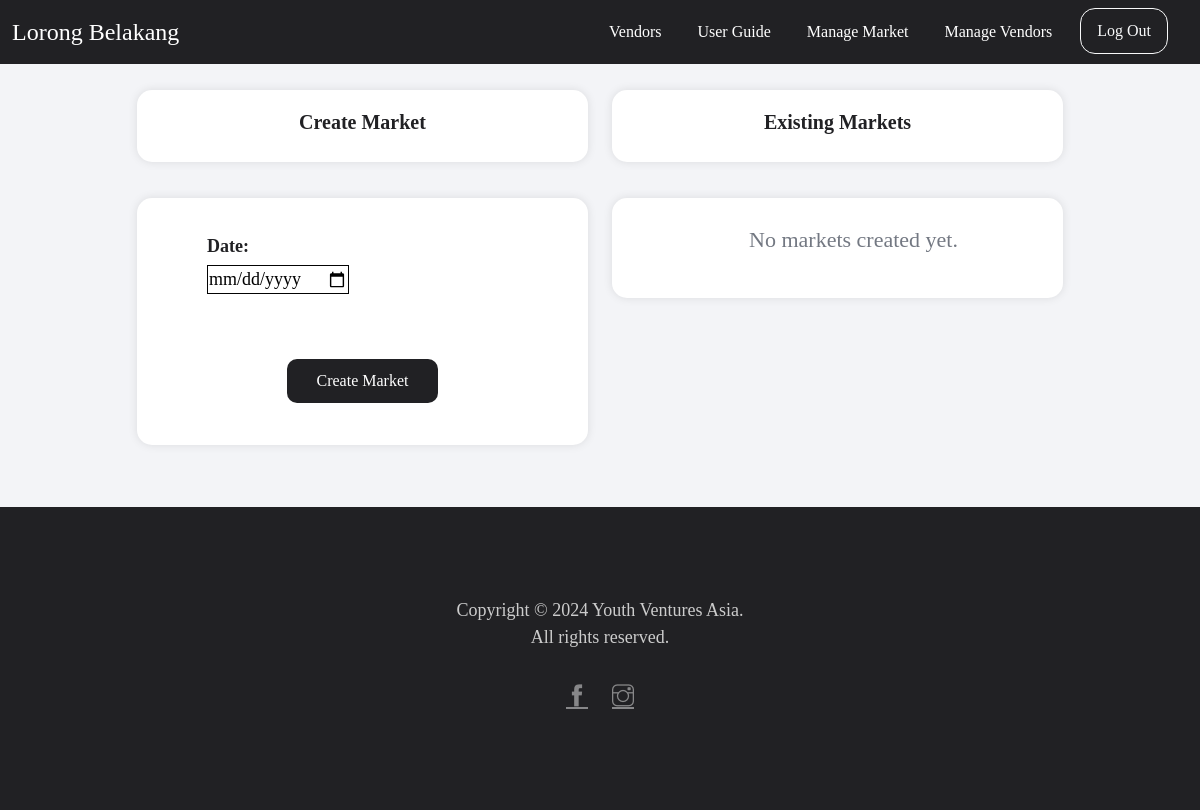
/manage/ (signed in), run on an earlier commit of the app's database.
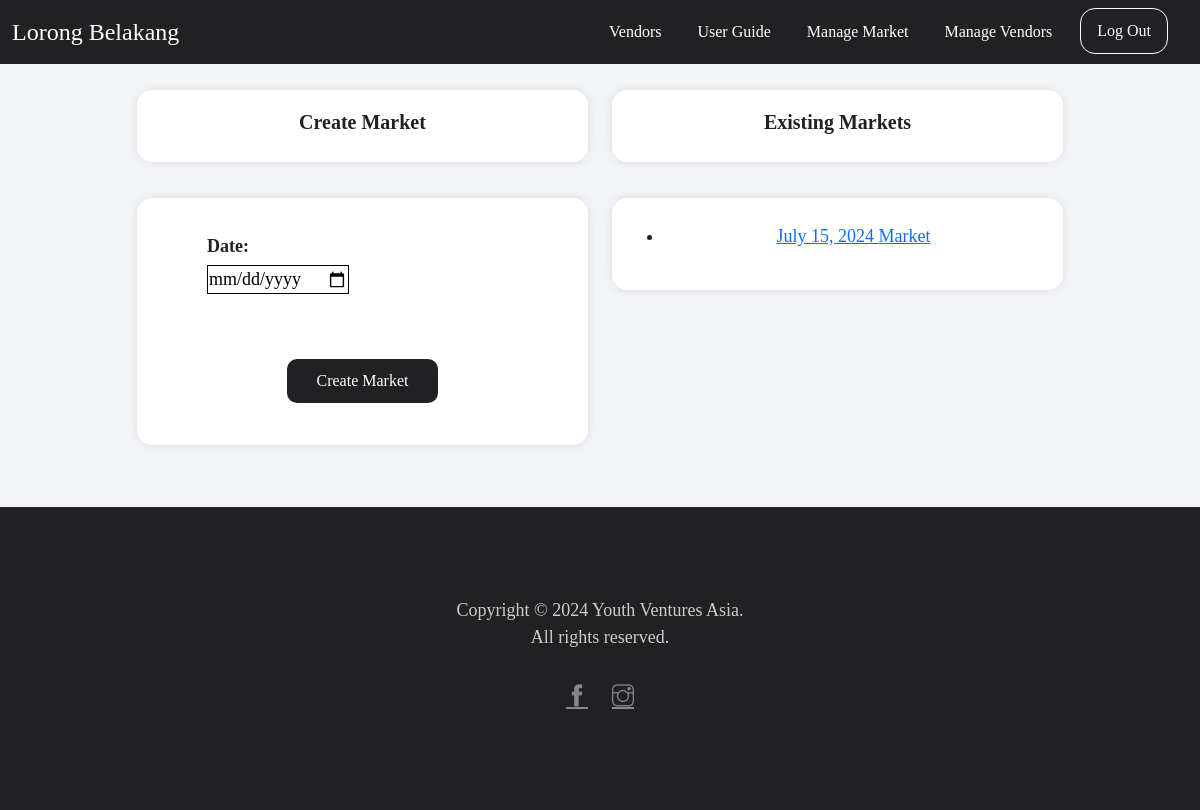
And on a later commit of the database.
### vendors/models.py (models this page shows, shortened)
class Market(models.Model):
    date = models.DateField()

### vendors/views.py (the view)
# urls.py: path("manage/", views.manage, name="manage"),
@login_required(login_url="login")
@permission_required("is_superuser")
def manage(request):
    print(datetime.date.today() - datetime.timedelta(days=30))
    past_market = Market.objects.filter(
        date__lt=datetime.date.today() - datetime.timedelta(days=30)
    )
    print(past_market)
    if past_market:
        market_applicants = MarketApplicant.objects.filter(market__in=past_market)
        print(market_applicants)
        past_market.delete()
    if request.method == "POST":
        date = request.POST.get("date")
        if date:
            market = Market.objects.create(date=date)
            messages.success(request, "New market created successfully!")
            return redirect("manage")
    markets = Market.objects.all().order_by("date")
    return render(request, "manage.html", {"markets": markets})

### vendors/templates/manage.html (shortened to what this page needs)
{% extends 'main.html' %} {% load static %} {% block content %}
<section class="light-bg company-details_wrap" id="manage">
  <div class="container">
    <div class="row justify-content-center">
      <div class="col-md-5 responsive-wrap">
        <div class="register-wrap">
          <div class="register">
            <h5>Create Market</h5>
          </div>
        </div>
        <div class="register-wrap mt-4">
          <div class="register form">
            <form
              aria-label="Create Market Form"
              enctype="multipart/form-data"
              method="POST"
            >
              <div class="form-section">
                <label for="date formInput">Date:</label>
                <input type="date" id="date" name="date" /><br /><br />
              </div>
              <div class="button-section">
                <br />
                <button class="btn btn-danger" type="submit">
                  Create Market
                </button>
              </div>
              <br />
            </form>
          </div>
        </div>
      </div>
      <div class="col-md-5 responsive-wrap">
        <div class="register-wrap">
          <div class="register">
            <h5>Existing Markets</h5>
          </div>
        </div>
        <div class="register-wrap register mt-4">
          <div>
            <ul>
            {% for market in markets %}
            <li>
              <a href="{% url 'market_applicants' market.id %}"
                >{{ market.date }} Market</a
              >
            </li>
            {% empty %}
            <p>No markets created yet.</p>
            {% endfor %}
          </ul>
      </div>
    </div>
  </div>
</section>
{% endblock %}

What changed in the data, as far as the page shows it:
added Market: date "July 15, 2024"
Also different on the page:
text no longer shown: "No markets created yet."
